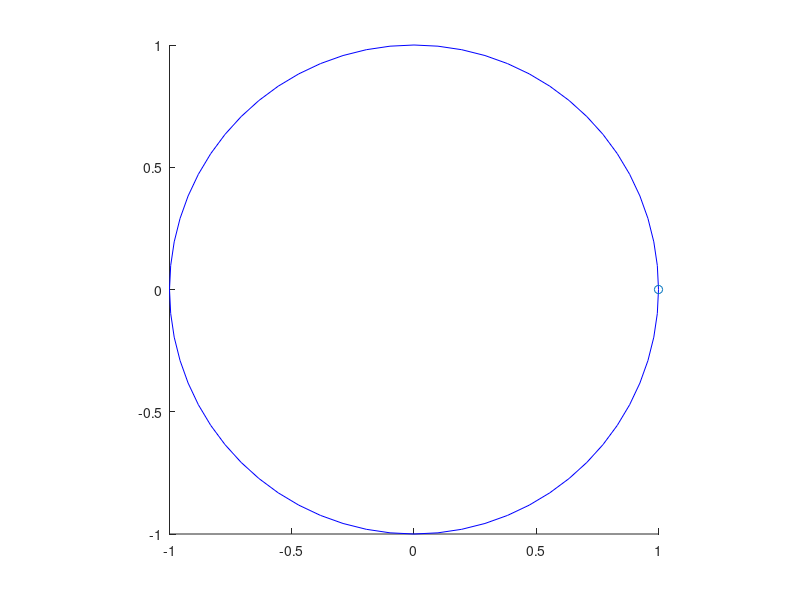
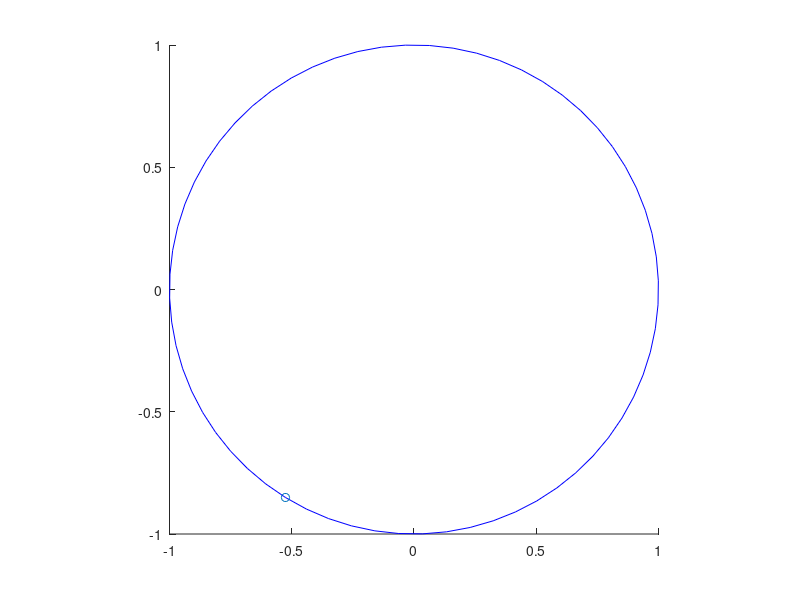
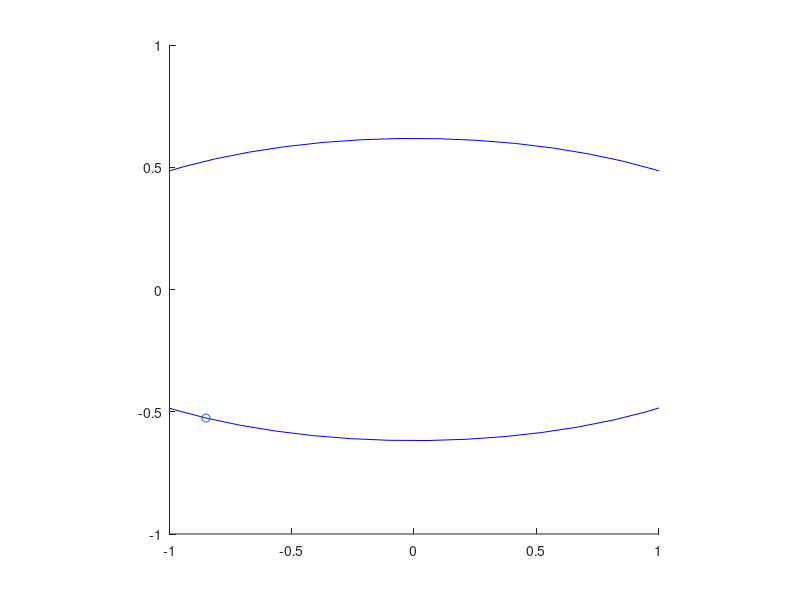
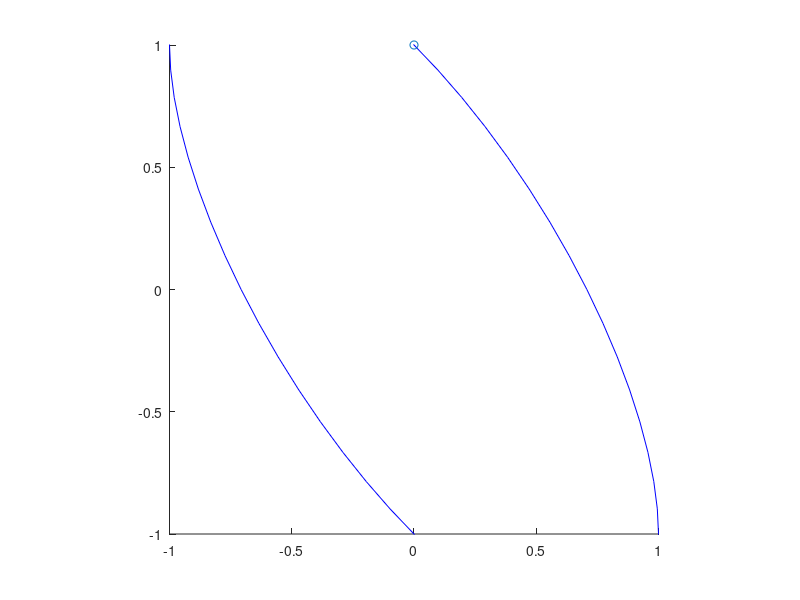

Recreate these plots in MATLAB, in order.
function plotMatrixP

close all;
t = 0:64;
theta = 2*pi*t./64;
u = [cos(theta); sin(theta)];
figure();
hold on;
axis square
plot(squeeze(u(1,:)), squeeze(u(2,:)), 'b-');
scatter(u(1,1), u(2,1), 'r*');
xlim([-1, 1]);
ylim([-1, 1]);

matrix = randi([-1, 1], 2, 2);
disp('matrix: '); disp(matrix);

[U, S, V] = svd(matrix);

disp('V: '); disp(V);
temp1 = V'*u;
figure();
hold on; 
plot(squeeze(temp1(1,:)), squeeze(temp1(2,:)), 'b-');
scatter(temp1(1,1), temp1(2,1), 'r*');
axis square;
xlim([-1, 1]);
ylim([-1, 1]);

disp('S: '); disp(S);
temp2 = S*temp1;
figure();
hold on; 
plot(squeeze(temp2(1,:)), squeeze(temp2(2,:)), 'b-');
scatter(temp2(1,1), temp2(2,1), 'r*');
axis square;
xlim([-1, 1]);
ylim([-1, 1]);

disp('U: '); disp(U);
temp3 = U*temp2;
figure();
hold on; 
plot(squeeze(temp3(1,:)), squeeze(temp3(2,:)), 'b-');
scatter(temp3(1,1), temp3(2,1), 'r*');
axis square;
xlim([-1, 1]);
ylim([-1, 1]);